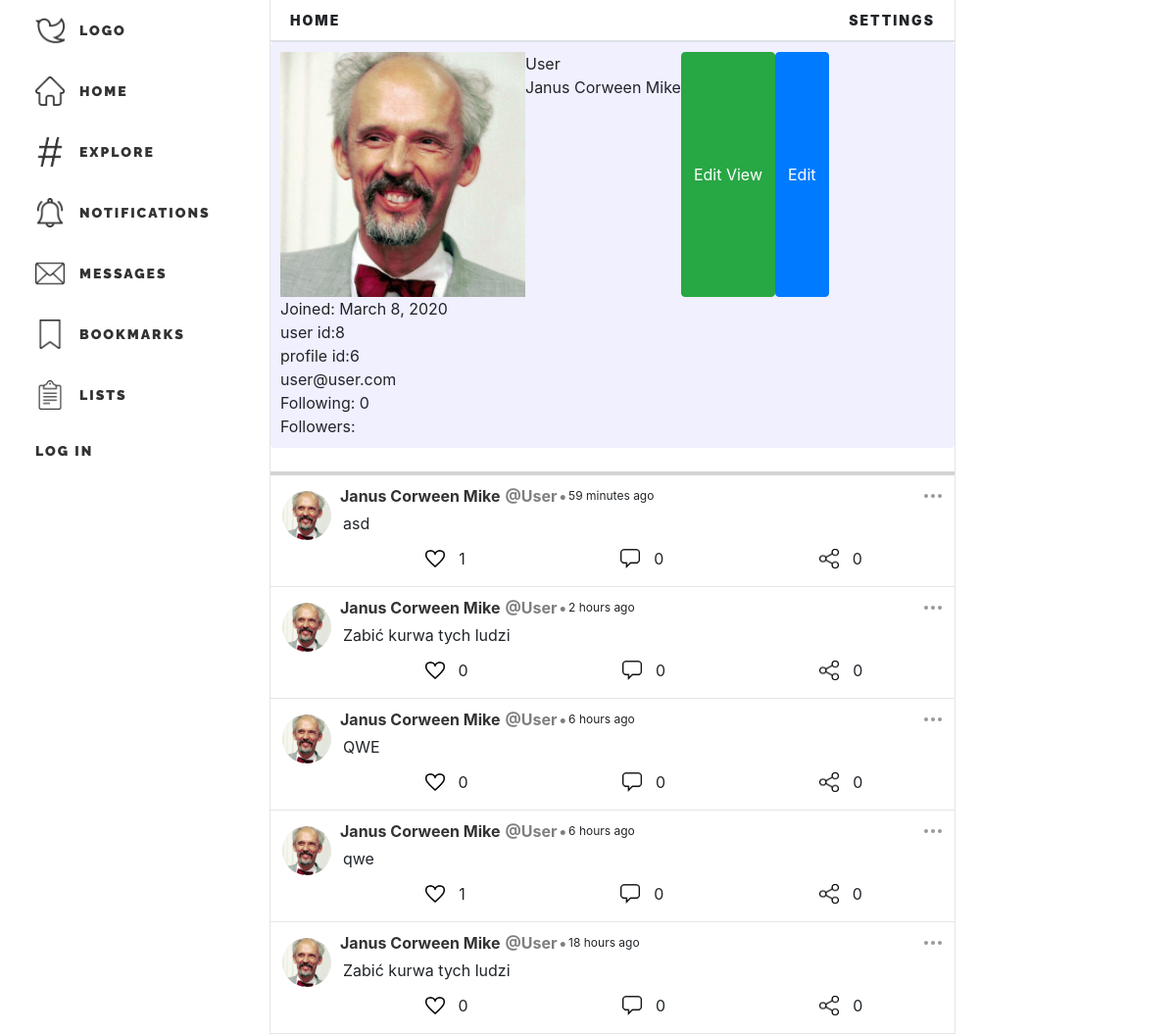
The app's page /users/profile/6/ with its own data.
### users/models.py (models this page shows, shortened)
class Profile(models.Model):
    from django.core.validators import RegexValidator
    alphanumeric = RegexValidator(
        r'^[0-9a-zA-Z ]*$', 'Only alphanumeric characters are allowed.')
    letters = RegexValidator(r'^[a-zA-Z ]*$', 'Only letters are allowed.')
    user = models.OneToOneField(User, on_delete=models.CASCADE)
    join_timestamp = models.DateField()
    alias = models.CharField(max_length=50, blank=True,
                             validators=[alphanumeric])
    name = models.CharField(max_length=60, blank=True,
                            null=True, validators=[letters])
    profile_img = models.ImageField(
        default='default_profile_pic.jpg', upload_to='profile_pics')
    description = models.TextField(blank=True, max_length=300)
    following = models.ManyToManyField(
        User, related_name='followers', blank=True)
    def get_update_profile_url(self):
        return reverse('users:profile_update', kwargs={'pk': self.pk})

### post/models.py (models this page shows, shortened)
class Post(models.Model):
    content = models.TextField(max_length=300)
    author = models.ForeignKey(
        User, on_delete=models.CASCADE)
    timestamp = models.DateTimeField()
    parent = models.ForeignKey(
        'self', related_name='comments', on_delete=models.CASCADE, null=True, blank=True)
    likes = models.ManyToManyField(
        User, related_name='liked_posts', blank=True)
    snippet_length = 350
    def should_snippet(self):
        return len(self.content) > self.snippet_length

### users/views.py (the view)
# urls.py: path('profile/<int:pk>/', views.ProfileView.as_view(), name='profile'),
class ProfileView(DetailView):
    model = Profile
    template_name = 'users/profile.html'
    def get_context_data(self, **kwargs):
        context = super(ProfileView, self).get_context_data(**kwargs)
        profile = get_object_or_404(Profile, pk=self.kwargs['pk'])
        user = get_object_or_404(User, profile=profile)
        context['posts'] = Post.objects.filter(
            author=user).order_by('-timestamp')[:5]
        context['update_form'] = ProfileUpdateForm
        return context

### users/templates/users/profile.html (shortened to what this page needs)
{% extends 'main/base.html' %}
{% load crispy_forms_tags %}
{%load static%}
{% load humanize %}
{% block link %}
<link rel="stylesheet" href="{% static 'main/base_style.css'%}">
<link rel="stylesheet" href="{% static 'main/home_style.css'%}">
<link rel="stylesheet" href="{% static 'post/post_style.css'%}">
<link rel="stylesheet" href="{% static 'users/profile_style.css'%}">
{% endblock %}
{% block content %}
<div class="profile">
    <div class="profile-info">
        <div class="main-profile-info">
            <img class="profile-profile-img" src="{{profile.profile_img.url}}" alt="profile_img">
            <div class="username">
                <p>{{profile.user.username}}</p>
                <p>{{profile.alias}}</p>
            </div>
            <button class="btn btn-success" href="{{profile.get_update_profile_url}}">Edit View</button>
            <button class='profile-update-modal-redirect btn btn-primary'>Edit</button>
        </div>
        <div>
            <p>Joined: {{profile.join_timestamp}}</p>
            <p>user id:{{profile.user.id}}</p>
            <p>profile id:{{profile.id}}</p>
            <p>{{profile.user.email}}</p>
            <p>Following: {{profile.following.count}}</p>
            <p>Followers: {{profile.followers_set.all.count}}</p>
        </div>
    </div>
    <div>
        <div class="posts text-white pt-2 mt-3"></div>
        {% for post in posts %}
        {% include 'post/post_template.html' with post=post user=user%}
    </div>
{% endfor %}
{% endblock %}

### post/templates/post/post_template.html (shortened to what this page needs)
{% load static %}
{% load crispy_forms_tags %}
{% load humanize %}
{% load js %}
<div class="post" id="post-{{post.id}}" href="{% url 'post:post_detail' post.id %}">
    <div class="left">
        <a href="{%url 'users:profile' post.author.profile.id %}">
            <img src="{{post.author.profile.profile_img.url}}" alt="{{post.author.username}}">
        </a>
    </div>
    <div class="right">
        <nav class="nav-top">
            <div class="info">
                <a class="alias"
                    href="{%url 'users:profile' post.author.profile.id %}">{{post.author.profile.alias}}</a>
                <p class="username">@{{post.author}}</p>
                <p class="timestamp-dot">•</p>
                <p class="timestamp">{{post.timestamp|naturaltime}}</p>
            </div>
            <div class="options" id="options-{{post.id}}">
                <div class="dots">
                    <div class=" dot1"></div>
                    <div class="dot2"></div>
                    <div class="dot3"></div>
                </div>
            </div>
        </nav>
        <div class="content">
            <div class="content mx-2 py-1 " id="content-div-{{post.id}}">
                {% if post.should_snippet %}
                <p id="content1-{{post.id}}">{{post.snippet}}</p>
                <p id="show-more">show more...</p>
                {% else %}
                <p id="content2-{{post.id}}">{{post.content}}</p>
                {%endif%}
            </div>
        </div>
        <nav class="nav-bot icon-set hover-set">
            <div class="like-div">
                <div class="like hover" id='like-{{post.id}}' method="POST" action="{%url 'post:post-like' post.id %}"
                    likes-count="{{post.likes.count}}" post_id={{post.id}} liked='false'>
                    <img src=" {% static 'main/images/like.png' %}" alt="like">
                </div>
                <p>{{post.likes.count}}</p>
            </div>
            <div class="comment">
                <div class="hover" id='comment-{{post.id}}' post_id={{post.id}}>
                    <img src="{% static 'main/images/comment.png' %}" alt="comment">
                </div>
                <p>{{post.comments.all.count}}</p>
            </div>
            <div class="share">
                <div class="hover" id='share-{{post.id}}' post_id={{post.id}}>
                    <img src="{% static 'main/images/share.png' %}" alt="share">
                </div>
                <p>0</p>
            </div>
    </div>
</div>
</div>

### main/static/main/base_style.css (style rules this page uses)
*,p { margin: 0px; padding: 0px; box-sizing: border-box; }
:root { overflow-x: hidden; }
body { background-color: white; display: grid; grid-template-columns: 1fr 700px 1fr; grid-template-areas: "nav-left main nav-right" ; }
.icon-set img { padding: 5px; width: 30px; height: 30px; }
.hover-set .hover { transition: 0.2s ease-in; border-radius: 25px; padding: 5px; }

### main/static/main/home_style.css (style rules this page uses)
.left { display: block; margin-top: 8px; margin-left: 4px; margin-right: 4px; height: auto; }
.right,.mid { width: 100%; height: min-content; display: block; }
.left img { object-fit: cover; background-color: white; border-radius: 100%; width: 50px; height: 50px; }

### post/static/post/post_style.css (style rules this page uses)
.posts { grid-area: posts; grid-row-start: 2; grid-column-start: 2; border-bottom: solid; border-bottom-width: 4px; border-color: rgba(111, 111, 111,0.3); }
.post { display: flex; padding:8px; border-bottom: solid; border-bottom-width: 1px; border-color: rgba(111, 111, 111,0.18); }
.post .left img { object-fit: cover; }
.post .nav-top { height: fit-content; width: 100%; font-weight: bold; display: flex; justify-content: space-between; align-items: center; }
.post .nav-top .info { display: flex; justify-content: center; align-items: center; }
.post .nav-top .alias { color: rgba(0,0, 0, .8); padding-left: 5px; padding-right: 5px; text-transform: capitalize; }
.post .nav-top .username { color: rgba(0,0, 0, .5); margin: 0; }
.timestamp { font-size: 12px; font-weight: lighter; margin: 0; vertical-align: unset; }
.timestamp-dot { margin: 0; color: rgba(0,0, 0, .5); margin-left: 2px; margin-right: 2px; }
.post .options { transition: all 0.3s ease-out; position: relative; padding: 5px; right: 0px; display: flex; }
.post .options .dots { display: flex; cursor: pointer; padding-top: 5px; padding-bottom: 5px; }
.post .options .dots div { width: 4px; height: 4px; margin: 1.5px; border-radius: 50%; background-color: rgb(153, 153, 153); }
.post .options { padding: 4px; }
.content p, .content a { word-break: break-all; margin-bottom: 0; }
.nav-bot { display: flex; justify-content: space-around; align-items: center; height: min-content; padding-left: 10px; padding-right: 10px; }
.nav-bot div { display: flex; border-radius: 25px; align-items: center; margin-right: 4px; }
.nav-bot p { margin: 0; align-items: center; }

### users/static/users/profile_style.css (style rules this page uses)
.profile-profile-img { object-fit: cover; width:250px; height:250px; background-color: white; border: thin; }
.profile-info { background-color: rgba(240,240,255, 1); padding: 10px; border-radius: 4px; }
.main-profile-info { display: flex; flex-direction: row; }

### records on screen
Profile: profile_img (picture), user.username "User", alias "Janus Corween Mike", join_timestamp "March 8, 2020", user.id "8", id "6", user.email "user@user.com", following.count "0"
Post: author.profile.profile_img (picture), author.profile.alias "Janus Corween Mike", author "User", timestamp "59 minutes ago", content "asd", likes.count "1", comments.all.count "0"
Post: author.profile.profile_img (picture), author.profile.alias "Janus Corween Mike", author "User", timestamp "2 hours ago", content "Zabić kurwa tych ludzi", likes.count "0", comments.all.count "0"
Post: author.profile.profile_img (picture), author.profile.alias "Janus Corween Mike", author "User", timestamp "6 hours ago", content "QWE", likes.count "0", comments.all.count "0"
Post: author.profile.profile_img (picture), author.profile.alias "Janus Corween Mike", author "User", timestamp "6 hours ago", content "qwe", likes.count "1", comments.all.count "0"
Post: author.profile.profile_img (picture), author.profile.alias "Janus Corween Mike", author "User", timestamp "18 hours ago", content "Zabić kurwa tych ludzi", likes.count "0", comments.all.count "0"
